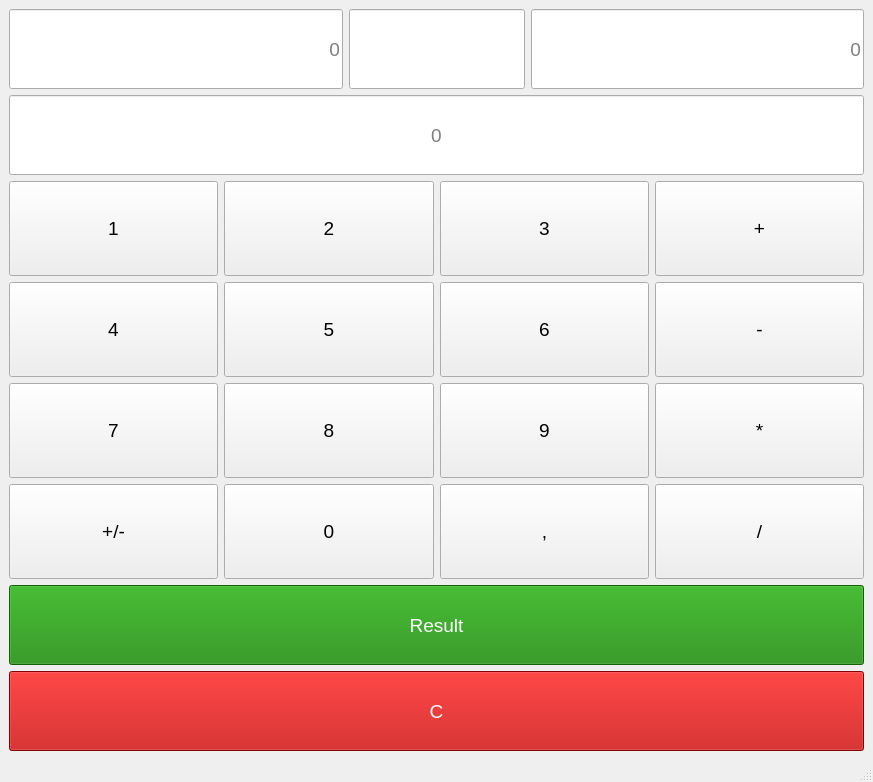
<?xml version="1.0" encoding="UTF-8"?>
<ui version="4.0">
 <class>MainWindow</class>
 <widget class="QMainWindow" name="MainWindow">
  <property name="geometry">
   <rect>
    <x>0</x>
    <y>0</y>
    <width>873</width>
    <height>782</height>
   </rect>
  </property>
  <property name="sizePolicy">
   <sizepolicy hsizetype="MinimumExpanding" vsizetype="Preferred">
    <horstretch>0</horstretch>
    <verstretch>0</verstretch>
   </sizepolicy>
  </property>
  <property name="windowTitle">
   <string>MainWindow</string>
  </property>
  <widget class="QWidget" name="centralwidget">
   <layout class="QGridLayout" name="gridLayout_2">
    <item row="0" column="0">
     <layout class="QVBoxLayout" name="verticalLayout">
      <item>
       <layout class="QHBoxLayout" name="horizontalLayout">
        <item>
         <widget class="QLineEdit" name="lineEdit">
          <property name="sizePolicy">
           <sizepolicy hsizetype="Expanding" vsizetype="Fixed">
            <horstretch>0</horstretch>
            <verstretch>0</verstretch>
           </sizepolicy>
          </property>
          <property name="minimumSize">
           <size>
            <width>0</width>
            <height>80</height>
           </size>
          </property>
          <property name="font">
           <font>
            <pointsize>14</pointsize>
           </font>
          </property>
          <property name="alignment">
           <set>Qt::AlignRight|Qt::AlignTrailing|Qt::AlignVCenter</set>
          </property>
          <property name="placeholderText">
           <string>0</string>
          </property>
         </widget>
        </item>
        <item>
         <widget class="QLineEdit" name="lineEdit_action">
          <property name="enabled">
           <bool>true</bool>
          </property>
          <property name="sizePolicy">
           <sizepolicy hsizetype="Fixed" vsizetype="Fixed">
            <horstretch>0</horstretch>
            <verstretch>0</verstretch>
           </sizepolicy>
          </property>
          <property name="minimumSize">
           <size>
            <width>80</width>
            <height>80</height>
           </size>
          </property>
          <property name="font">
           <font>
            <pointsize>14</pointsize>
           </font>
          </property>
          <property name="alignment">
           <set>Qt::AlignCenter</set>
          </property>
          <property name="placeholderText">
           <string/>
          </property>
         </widget>
        </item>
        <item>
         <widget class="QLineEdit" name="lineEdit_2">
          <property name="minimumSize">
           <size>
            <width>0</width>
            <height>80</height>
           </size>
          </property>
          <property name="font">
           <font>
            <pointsize>14</pointsize>
           </font>
          </property>
          <property name="alignment">
           <set>Qt::AlignRight|Qt::AlignTrailing|Qt::AlignVCenter</set>
          </property>
          <property name="placeholderText">
           <string>0</string>
          </property>
         </widget>
        </item>
       </layout>
      </item>
      <item>
       <widget class="QLineEdit" name="lineEdit_3">
        <property name="minimumSize">
         <size>
          <width>0</width>
          <height>80</height>
         </size>
        </property>
        <property name="font">
         <font>
          <pointsize>14</pointsize>
         </font>
        </property>
        <property name="alignment">
         <set>Qt::AlignCenter</set>
        </property>
        <property name="placeholderText">
         <string>0</string>
        </property>
       </widget>
      </item>
      <item>
       <layout class="QGridLayout" name="gridLayout">
        <item row="3" column="3">
         <widget class="QPushButton" name="pushButton_multiplay">
          <property name="sizePolicy">
           <sizepolicy hsizetype="Minimum" vsizetype="Expanding">
            <horstretch>0</horstretch>
            <verstretch>0</verstretch>
           </sizepolicy>
          </property>
          <property name="font">
           <font>
            <pointsize>14</pointsize>
           </font>
          </property>
          <property name="text">
           <string>*</string>
          </property>
         </widget>
        </item>
        <item row="2" column="3">
         <widget class="QPushButton" name="pushButton_minus">
          <property name="sizePolicy">
           <sizepolicy hsizetype="Minimum" vsizetype="Expanding">
            <horstretch>0</horstretch>
            <verstretch>0</verstretch>
           </sizepolicy>
          </property>
          <property name="font">
           <font>
            <pointsize>14</pointsize>
           </font>
          </property>
          <property name="text">
           <string>-</string>
          </property>
         </widget>
        </item>
        <item row="9" column="3">
         <widget class="QPushButton" name="pushButton_divide">
          <property name="sizePolicy">
           <sizepolicy hsizetype="Minimum" vsizetype="Expanding">
            <horstretch>0</horstretch>
            <verstretch>0</verstretch>
           </sizepolicy>
          </property>
          <property name="font">
           <font>
            <pointsize>14</pointsize>
           </font>
          </property>
          <property name="text">
           <string>/</string>
          </property>
         </widget>
        </item>
        <item row="2" column="0">
         <widget class="QPushButton" name="pushButton_4">
          <property name="sizePolicy">
           <sizepolicy hsizetype="Minimum" vsizetype="Expanding">
            <horstretch>0</horstretch>
            <verstretch>0</verstretch>
           </sizepolicy>
          </property>
          <property name="font">
           <font>
            <pointsize>14</pointsize>
           </font>
          </property>
          <property name="text">
           <string>4</string>
          </property>
         </widget>
        </item>
        <item row="9" column="2">
         <widget class="QPushButton" name="pushButton_comma">
          <property name="sizePolicy">
           <sizepolicy hsizetype="Minimum" vsizetype="Expanding">
            <horstretch>0</horstretch>
            <verstretch>0</verstretch>
           </sizepolicy>
          </property>
          <property name="font">
           <font>
            <pointsize>14</pointsize>
           </font>
          </property>
          <property name="text">
           <string>,</string>
          </property>
         </widget>
        </item>
        <item row="9" column="1">
         <widget class="QPushButton" name="pushButton_0">
          <property name="sizePolicy">
           <sizepolicy hsizetype="Minimum" vsizetype="Expanding">
            <horstretch>0</horstretch>
            <verstretch>0</verstretch>
           </sizepolicy>
          </property>
          <property name="font">
           <font>
            <pointsize>14</pointsize>
           </font>
          </property>
          <property name="text">
           <string>0</string>
          </property>
         </widget>
        </item>
        <item row="9" column="0">
         <widget class="QPushButton" name="pushButton_pm">
          <property name="sizePolicy">
           <sizepolicy hsizetype="Minimum" vsizetype="Expanding">
            <horstretch>0</horstretch>
            <verstretch>0</verstretch>
           </sizepolicy>
          </property>
          <property name="font">
           <font>
            <pointsize>14</pointsize>
           </font>
          </property>
          <property name="text">
           <string>+/-</string>
          </property>
         </widget>
        </item>
        <item row="1" column="3">
         <widget class="QPushButton" name="pushButton_plus">
          <property name="sizePolicy">
           <sizepolicy hsizetype="Minimum" vsizetype="Expanding">
            <horstretch>0</horstretch>
            <verstretch>0</verstretch>
           </sizepolicy>
          </property>
          <property name="font">
           <font>
            <pointsize>14</pointsize>
           </font>
          </property>
          <property name="text">
           <string>+</string>
          </property>
         </widget>
        </item>
        <item row="3" column="0">
         <widget class="QPushButton" name="pushButton_7">
          <property name="sizePolicy">
           <sizepolicy hsizetype="Minimum" vsizetype="Expanding">
            <horstretch>0</horstretch>
            <verstretch>0</verstretch>
           </sizepolicy>
          </property>
          <property name="font">
           <font>
            <pointsize>14</pointsize>
           </font>
          </property>
          <property name="text">
           <string>7</string>
          </property>
         </widget>
        </item>
        <item row="2" column="1">
         <widget class="QPushButton" name="pushButton_5">
          <property name="sizePolicy">
           <sizepolicy hsizetype="Minimum" vsizetype="Expanding">
            <horstretch>0</horstretch>
            <verstretch>0</verstretch>
           </sizepolicy>
          </property>
          <property name="font">
           <font>
            <pointsize>14</pointsize>
           </font>
          </property>
          <property name="text">
           <string>5</string>
          </property>
         </widget>
        </item>
        <item row="2" column="2">
         <widget class="QPushButton" name="pushButton_6">
          <property name="sizePolicy">
           <sizepolicy hsizetype="Minimum" vsizetype="Expanding">
            <horstretch>0</horstretch>
            <verstretch>0</verstretch>
           </sizepolicy>
          </property>
          <property name="font">
           <font>
            <pointsize>14</pointsize>
           </font>
          </property>
          <property name="text">
           <string>6</string>
          </property>
         </widget>
        </item>
        <item row="1" column="0">
         <widget class="QPushButton" name="pushButton_1">
          <property name="sizePolicy">
           <sizepolicy hsizetype="Minimum" vsizetype="Expanding">
            <horstretch>0</horstretch>
            <verstretch>0</verstretch>
           </sizepolicy>
          </property>
          <property name="font">
           <font>
            <pointsize>14</pointsize>
           </font>
          </property>
          <property name="text">
           <string>1</string>
          </property>
         </widget>
        </item>
        <item row="1" column="2">
         <widget class="QPushButton" name="pushButton_3">
          <property name="sizePolicy">
           <sizepolicy hsizetype="Minimum" vsizetype="Expanding">
            <horstretch>0</horstretch>
            <verstretch>0</verstretch>
           </sizepolicy>
          </property>
          <property name="font">
           <font>
            <pointsize>14</pointsize>
           </font>
          </property>
          <property name="text">
           <string>3</string>
          </property>
         </widget>
        </item>
        <item row="1" column="1">
         <widget class="QPushButton" name="pushButton_2">
          <property name="sizePolicy">
           <sizepolicy hsizetype="Minimum" vsizetype="Expanding">
            <horstretch>0</horstretch>
            <verstretch>0</verstretch>
           </sizepolicy>
          </property>
          <property name="font">
           <font>
            <pointsize>14</pointsize>
           </font>
          </property>
          <property name="text">
           <string>2</string>
          </property>
         </widget>
        </item>
        <item row="3" column="1">
         <widget class="QPushButton" name="pushButton_8">
          <property name="sizePolicy">
           <sizepolicy hsizetype="Minimum" vsizetype="Expanding">
            <horstretch>0</horstretch>
            <verstretch>0</verstretch>
           </sizepolicy>
          </property>
          <property name="font">
           <font>
            <pointsize>14</pointsize>
           </font>
          </property>
          <property name="text">
           <string>8</string>
          </property>
         </widget>
        </item>
        <item row="3" column="2">
         <widget class="QPushButton" name="pushButton_9">
          <property name="sizePolicy">
           <sizepolicy hsizetype="Minimum" vsizetype="Expanding">
            <horstretch>0</horstretch>
            <verstretch>0</verstretch>
           </sizepolicy>
          </property>
          <property name="font">
           <font>
            <pointsize>14</pointsize>
           </font>
          </property>
          <property name="text">
           <string>9</string>
          </property>
         </widget>
        </item>
       </layout>
      </item>
      <item>
       <widget class="QPushButton" name="pushButton_ring">
        <property name="minimumSize">
         <size>
          <width>0</width>
          <height>80</height>
         </size>
        </property>
        <property name="font">
         <font>
          <pointsize>14</pointsize>
         </font>
        </property>
        <property name="styleSheet">
         <string notr="true">background-color: rgb(23, 136, 6);
color: rgb(255, 255, 255)</string>
        </property>
        <property name="text">
         <string>Result</string>
        </property>
       </widget>
      </item>
     </layout>
    </item>
    <item row="1" column="0">
     <widget class="QPushButton" name="pushButton_c">
      <property name="minimumSize">
       <size>
        <width>0</width>
        <height>80</height>
       </size>
      </property>
      <property name="font">
       <font>
        <pointsize>14</pointsize>
       </font>
      </property>
      <property name="styleSheet">
       <string notr="true">background-color: rgb(185, 0, 0);
color: rgb(255, 255, 255)</string>
      </property>
      <property name="text">
       <string>C</string>
      </property>
     </widget>
    </item>
   </layout>
  </widget>
  <widget class="QMenuBar" name="menubar">
   <property name="geometry">
    <rect>
     <x>0</x>
     <y>0</y>
     <width>873</width>
     <height>21</height>
    </rect>
   </property>
  </widget>
  <widget class="QStatusBar" name="statusbar"/>
 </widget>
 <resources/>
 <connections>
  <connection>
   <sender>pushButton_1</sender>
   <signal>clicked()</signal>
   <receiver>MainWindow</receiver>
   <slot>add1()</slot>
   <hints>
    <hint type="sourcelabel">
     <x>97</x>
     <y>294</y>
    </hint>
    <hint type="destinationlabel">
     <x>107</x>
     <y>454</y>
    </hint>
   </hints>
  </connection>
  <connection>
   <sender>pushButton_2</sender>
   <signal>clicked()</signal>
   <receiver>MainWindow</receiver>
   <slot>add2()</slot>
   <hints>
    <hint type="sourcelabel">
     <x>433</x>
     <y>294</y>
    </hint>
    <hint type="destinationlabel">
     <x>113</x>
     <y>440</y>
    </hint>
   </hints>
  </connection>
  <connection>
   <sender>pushButton_3</sender>
   <signal>clicked()</signal>
   <receiver>MainWindow</receiver>
   <slot>add3()</slot>
   <hints>
    <hint type="sourcelabel">
     <x>647</x>
     <y>294</y>
    </hint>
    <hint type="destinationlabel">
     <x>127</x>
     <y>481</y>
    </hint>
   </hints>
  </connection>
  <connection>
   <sender>pushButton_4</sender>
   <signal>clicked()</signal>
   <receiver>MainWindow</receiver>
   <slot>add4()</slot>
   <hints>
    <hint type="sourcelabel">
     <x>120</x>
     <y>389</y>
    </hint>
    <hint type="destinationlabel">
     <x>36</x>
     <y>445</y>
    </hint>
   </hints>
  </connection>
  <connection>
   <sender>pushButton_5</sender>
   <signal>clicked()</signal>
   <receiver>MainWindow</receiver>
   <slot>add5()</slot>
   <hints>
    <hint type="sourcelabel">
     <x>433</x>
     <y>389</y>
    </hint>
    <hint type="destinationlabel">
     <x>128</x>
     <y>426</y>
    </hint>
   </hints>
  </connection>
  <connection>
   <sender>pushButton_6</sender>
   <signal>clicked()</signal>
   <receiver>MainWindow</receiver>
   <slot>add6()</slot>
   <hints>
    <hint type="sourcelabel">
     <x>647</x>
     <y>389</y>
    </hint>
    <hint type="destinationlabel">
     <x>126</x>
     <y>467</y>
    </hint>
   </hints>
  </connection>
  <connection>
   <sender>pushButton_7</sender>
   <signal>clicked()</signal>
   <receiver>MainWindow</receiver>
   <slot>add7()</slot>
   <hints>
    <hint type="sourcelabel">
     <x>72</x>
     <y>483</y>
    </hint>
    <hint type="destinationlabel">
     <x>49</x>
     <y>433</y>
    </hint>
   </hints>
  </connection>
  <connection>
   <sender>pushButton_8</sender>
   <signal>clicked()</signal>
   <receiver>MainWindow</receiver>
   <slot>add8()</slot>
   <hints>
    <hint type="sourcelabel">
     <x>433</x>
     <y>483</y>
    </hint>
    <hint type="destinationlabel">
     <x>73</x>
     <y>482</y>
    </hint>
   </hints>
  </connection>
  <connection>
   <sender>pushButton_9</sender>
   <signal>clicked()</signal>
   <receiver>MainWindow</receiver>
   <slot>add9()</slot>
   <hints>
    <hint type="sourcelabel">
     <x>647</x>
     <y>483</y>
    </hint>
    <hint type="destinationlabel">
     <x>367</x>
     <y>456</y>
    </hint>
   </hints>
  </connection>
  <connection>
   <sender>pushButton_0</sender>
   <signal>clicked()</signal>
   <receiver>MainWindow</receiver>
   <slot>add0()</slot>
   <hints>
    <hint type="sourcelabel">
     <x>433</x>
     <y>578</y>
    </hint>
    <hint type="destinationlabel">
     <x>321</x>
     <y>440</y>
    </hint>
   </hints>
  </connection>
  <connection>
   <sender>pushButton_pm</sender>
   <signal>clicked()</signal>
   <receiver>MainWindow</receiver>
   <slot>addpm()</slot>
   <hints>
    <hint type="sourcelabel">
     <x>162</x>
     <y>548</y>
    </hint>
    <hint type="destinationlabel">
     <x>223</x>
     <y>488</y>
    </hint>
   </hints>
  </connection>
  <connection>
   <sender>pushButton_comma</sender>
   <signal>clicked()</signal>
   <receiver>MainWindow</receiver>
   <slot>addcomma()</slot>
   <hints>
    <hint type="sourcelabel">
     <x>583</x>
     <y>542</y>
    </hint>
    <hint type="destinationlabel">
     <x>652</x>
     <y>487</y>
    </hint>
   </hints>
  </connection>
  <connection>
   <sender>pushButton_divide</sender>
   <signal>clicked()</signal>
   <receiver>MainWindow</receiver>
   <slot>divide()</slot>
   <hints>
    <hint type="sourcelabel">
     <x>717</x>
     <y>544</y>
    </hint>
    <hint type="destinationlabel">
     <x>650</x>
     <y>531</y>
    </hint>
   </hints>
  </connection>
  <connection>
   <sender>pushButton_multiplay</sender>
   <signal>clicked()</signal>
   <receiver>MainWindow</receiver>
   <slot>multiplay()</slot>
   <hints>
    <hint type="sourcelabel">
     <x>746</x>
     <y>436</y>
    </hint>
    <hint type="destinationlabel">
     <x>651</x>
     <y>420</y>
    </hint>
   </hints>
  </connection>
  <connection>
   <sender>pushButton_minus</sender>
   <signal>clicked()</signal>
   <receiver>MainWindow</receiver>
   <slot>minus()</slot>
   <hints>
    <hint type="sourcelabel">
     <x>689</x>
     <y>357</y>
    </hint>
    <hint type="destinationlabel">
     <x>651</x>
     <y>325</y>
    </hint>
   </hints>
  </connection>
  <connection>
   <sender>pushButton_plus</sender>
   <signal>clicked()</signal>
   <receiver>MainWindow</receiver>
   <slot>plus()</slot>
   <hints>
    <hint type="sourcelabel">
     <x>680</x>
     <y>253</y>
    </hint>
    <hint type="destinationlabel">
     <x>651</x>
     <y>232</y>
    </hint>
   </hints>
  </connection>
  <connection>
   <sender>pushButton_c</sender>
   <signal>clicked()</signal>
   <receiver>MainWindow</receiver>
   <slot>cancel()</slot>
   <hints>
    <hint type="sourcelabel">
     <x>587</x>
     <y>711</y>
    </hint>
    <hint type="destinationlabel">
     <x>561</x>
     <y>758</y>
    </hint>
   </hints>
  </connection>
  <connection>
   <sender>pushButton_ring</sender>
   <signal>clicked()</signal>
   <receiver>MainWindow</receiver>
   <slot>result()</slot>
   <hints>
    <hint type="sourcelabel">
     <x>487</x>
     <y>616</y>
    </hint>
    <hint type="destinationlabel">
     <x>477</x>
     <y>668</y>
    </hint>
   </hints>
  </connection>
 </connections>
 <slots>
  <slot>add1()</slot>
  <slot>add2()</slot>
  <slot>add3()</slot>
  <slot>add4()</slot>
  <slot>add5()</slot>
  <slot>add6()</slot>
  <slot>add7()</slot>
  <slot>add8()</slot>
  <slot>add9()</slot>
  <slot>add0()</slot>
  <slot>result()</slot>
  <slot>addpm()</slot>
  <slot>addcomma()</slot>
  <slot>plus()</slot>
  <slot>minus()</slot>
  <slot>multiplay()</slot>
  <slot>divide()</slot>
  <slot>cancel()</slot>
 </slots>
</ui>
